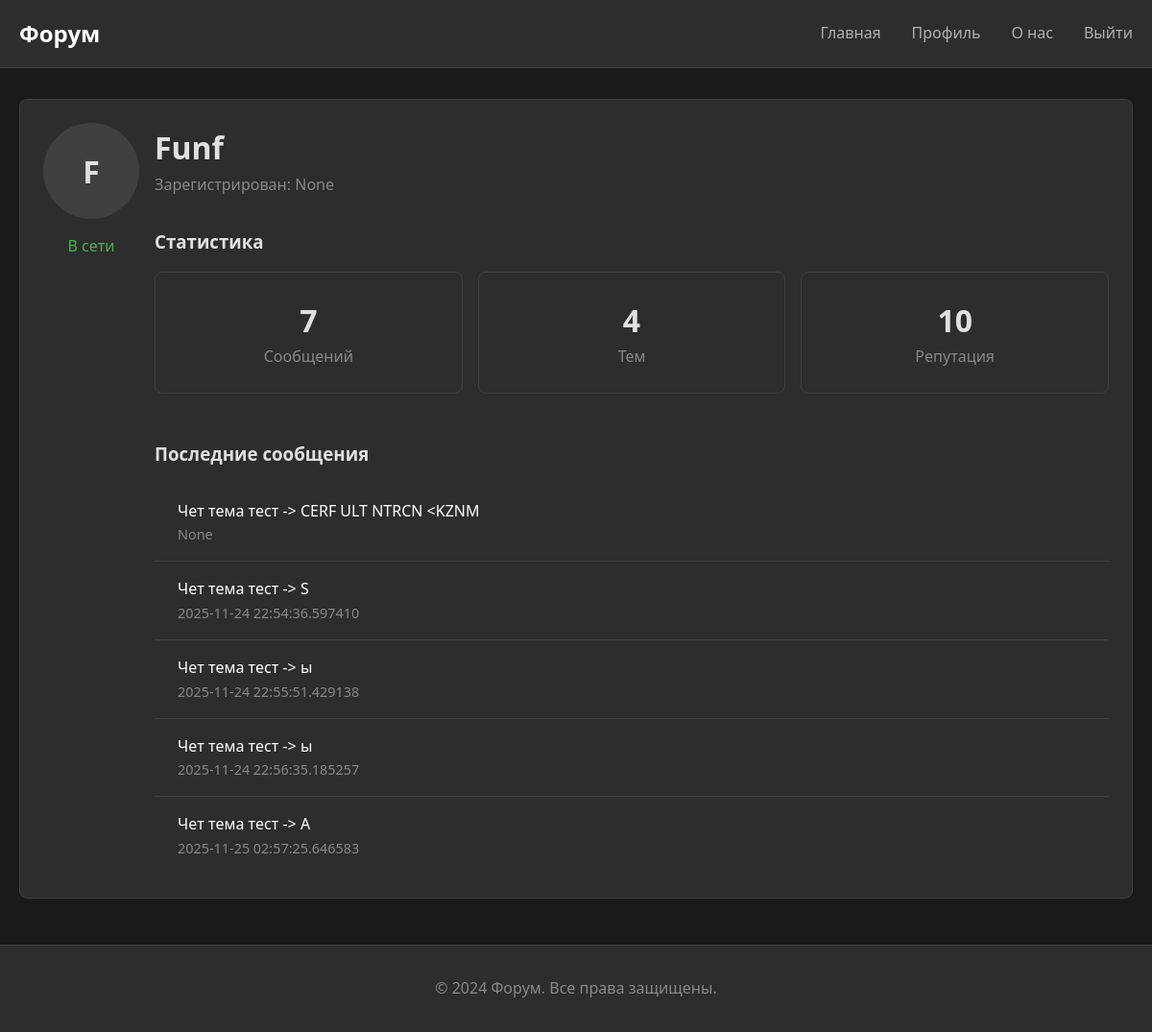
Page /profile/ (signed in) on the earlier database version.
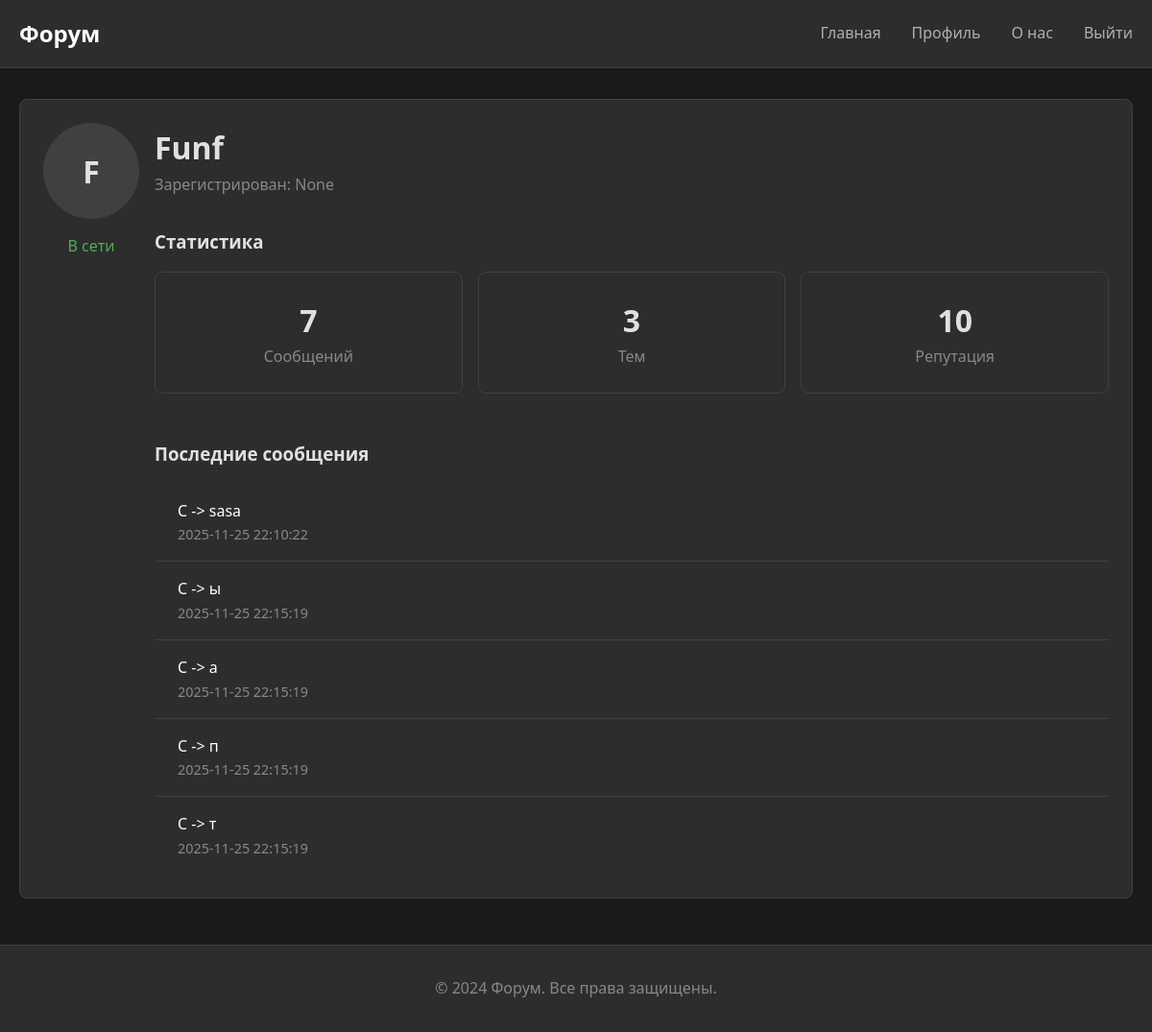
Same page on the later database version.
### app3.py (models this page shows, shortened)
class Post(db.Model):
    __tablename__ = 'posts'
    id = db.Column(db.Integer, primary_key=True)
    user_id = db.Column(db.Integer, db.ForeignKey('users.id'), nullable=False)
    topic_id = db.Column(db.Integer, db.ForeignKey('topics.id'), nullable=False)
    content = db.Column(db.Text, nullable=False)
    created_at = db.Column(db.DateTime, default=datetime.now().replace(microsecond=0))

class Topic(db.Model):
    __tablename__ = 'topics'
    id = db.Column(db.Integer, primary_key=True)
    user_id = db.Column(db.Integer, db.ForeignKey('users.id'), nullable=False)
    category_id = db.Column(db.Integer, db.ForeignKey('categories.id'), nullable=False)
    title = db.Column(db.String(200), nullable=False)
    content = db.Column(db.Text, nullable=False)
    created_at = db.Column(db.DateTime, default=datetime.now().replace(microsecond=0))
    posts = db.relationship('Post', backref='topic', lazy=True, cascade='all, delete-orphan')

### app3.py (the view)
@app.route('/profile/', methods=['GET', 'POST'])
def profile():
    if 'user_id' not in session:
        flash('Для просмотра профиля необходимо войти в систему')
        return redirect(url_for('login'))
    user_id = session['user_id']
    user = User.query.get(user_id)
    user.is_online = session['online']
    user.post_count = len(Post.query.filter(user_id==user_id).all())
    user.topic_count = len(Topic.query.filter(user_id==user_id).all())
    user.reputation = 10
    recent_posts = Post.query\
        .join(Topic, Post.topic_id == Topic.id)\
        .add_columns(
            Post.id,
            Post.content,
            Post.created_at,
            Post.topic_id,
            Topic.title.label('topic_title')
        )\
        .limit(5)\
        .all()
    if not user:
        flash('Пользователь не найден')
        return redirect(url_for('login'))
    return render_template('profile.html', user=user, recent_posts=recent_posts)

### templates/profile.html (shortened to what the changed rows need)
<!DOCTYPE html>
{% if session.username == user.username %}
<html lang="ru">
<head>
    <link rel="stylesheet" href="{{ url_for('static', filename='css/styles.css') }}">
</head>
<body>
    <header class="header">
        <div class="container">
            <nav class="navbar">
                <a href="{{ url_for('index') }}" class="logo">Форум</a>
                <ul class="nav-links">
                    <li><a href="{{ url_for('index') }}">Главная</a></li>
                    <li><a href="{{ url_for('profile') }}">Профиль</a></li>
                    <li><a href="{{ url_for('about') }}">О нас</a></li>
                    {% if session.user_id %}
                    <li><a href="{{ url_for('logout') }}">Выйти</a></li>
                    {% endif %}
                </ul>
            </nav>
        </div>
    </header>
    <main class="main-content">
        <div class="container">
            <div class="card">
                <div class="card-body">
                    <div class="flex gap-4" style="align-items: flex-start;">
                        <div style="text-align: center;">
                            <div class="avatar avatar-large" style="margin: 0 auto 1rem auto;">
                                {{ user.username[:1] }}
                            </div>
                            <div class="status-{{ 'online' if user.is_online else 'offline' }}">
                                {{ 'В сети' if user.is_online else 'Не в сети' }}
                            </div>
                        </div>
                        <div style="flex: 1;">
                            <h1>{{ user.username }}</h1>
                            <p class="text-muted">Зарегистрирован: {{ user.created_at }}</p>
                            <div style="margin: 2rem 0;">
                                <h3 style="margin-bottom: 1rem;">Статистика</h3>
                                <div class="flex gap-4">
                                    <div class="card" style="flex: 1; text-align: center;">
                                        <div class="card-body">
                                            <div style="font-size: 2rem; font-weight: bold;">{{ user.post_count }}</div>
                                            <div class="text-muted">Сообщений</div>
                                        </div>
                                    </div>
                                    <div class="card" style="flex: 1; text-align: center;">
                                        <div class="card-body">
                                            <div style="font-size: 2rem; font-weight: bold;">{{ user.topic_count }}</div>
                                            <div class="text-muted">Тем</div>
                                        </div>
                                    </div>
                                    <div class="card" style="flex: 1; text-align: center;">
                                        <div class="card-body">
                                            <div style="font-size: 2rem; font-weight: bold;">{{ user.reputation }}</div>
                                            <div class="text-muted">Репутация</div>
                                        </div>
                                    </div>
                                </div>
                            </div>
                            <div>
                                <h3 style="margin-bottom: 1rem;">Последние сообщения</h3>
                                <ul class="list">
                                    {% for post in recent_posts %}
                                    <li class="list-item">
                                        <a href="{{ url_for('topic', topic_id=post.topic_id) }}" style="color: #ffffff; text-decoration: none;">
                                            {{ post.topic_title }} -> {{ post.content }}
                                        </a>
                                        <div class="text-muted text-small">{{ post.created_at }}</div>
                                    </li>
                                    {% endfor %}
                                </ul>
                            </div>
                        </div>
                    </div>
                </div>
            </div>
        </div>
    </main>
    <footer class="footer">
        <div class="container">
            <p>&copy; 2024 Форум. Все права защищены.</p>
        </div>
    </footer>
</body>
</html>
{% endif %}

Differences in the rows shown:
removed Post: topic_title "Чет тема тест", content "S", created_at "2025-11-24 22:54:36.597410"
removed Post: topic_title "Чет тема тест", content "ы", created_at "2025-11-24 22:55:51.429138"
removed Post: topic_title "Чет тема тест", content "ы", created_at "2025-11-24 22:56:35.185257"
no longer on this page (row edited): Post: topic_title "Чет тема тест", content "А", created_at "2025-11-25 02:57:25.646583"
added Post: topic_title "С", content "sasa", created_at "2025-11-25 22:10:22"
changed Post (number 2 of 5 on the later page): topic_title "Чет тема тест" → "С"; content "CERF ULT NTRCN <KZNM" → "ы"; created_at "None" → "2025-11-25 22:15:19"
added Post: topic_title "С", content "а", created_at "2025-11-25 22:15:19"
added Post: topic_title "С", content "п", created_at "2025-11-25 22:15:19"
added Post: topic_title "С", content "т", created_at "2025-11-25 22:15:19"
Other differences:
{{ user.topic_count }}: "4" → "3"
